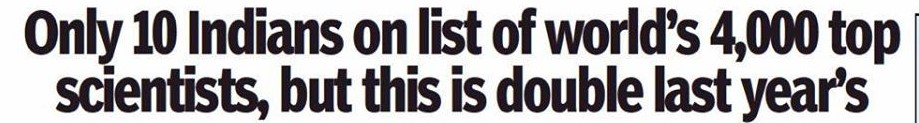
#> input picture Fake_News_Detector_Whatsapp_bot/img.jpeg, 919 x 123 px
$ python ela.py
#> lines starting #> are read from the running program, lines starting #| are printed output that depends on the picture
#!/usr/bin/env python

from PIL import Image, ImageChops


#ORIG = './books-edited.jpg'
ORIG = 'img.jpeg'
TEMP = 'temp.jpg'
SAVE = 'tosend.jpg'
SCALE = 15


def ELA():
    original = Image.open(ORIG)
#> original is the input picture: PIL image 919x123 RGB; mean R, G, B 171.2, 168.3, 170.6
    original.save(TEMP, quality=50)
    temporary = Image.open(TEMP)

    diff = ImageChops.difference(original, temporary)
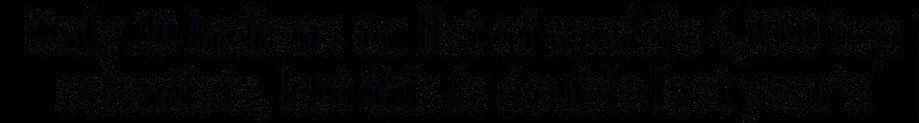
#> diff: PIL image 919x123 RGB; mean R, G, B 4.4, 4.2, 4.7
    d = diff.load()
    WIDTH, HEIGHT = diff.size
#> WIDTH = 919; HEIGHT = 123
    print("width = ", WIDTH)
#| width =  919
    print("height = ", HEIGHT)
#| height =  123
    for x in range(WIDTH):
        for y in range(HEIGHT):
            d[x, y] = tuple(k * SCALE for k in d[x, y])

    print(diff)
#| <PIL.Image.Image image mode=RGB size=919x123 at 0x7F6ECAB32B50>
    print(d)
#> (printed output is left out)
    diff.save(SAVE)
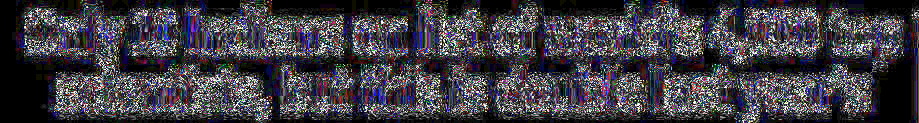
#> saved as tosend.jpg: PIL image 919x123 RGB; mean R, G, B 63.5, 60.7, 68.4


if __name__ == '__main__':
    ELA()
